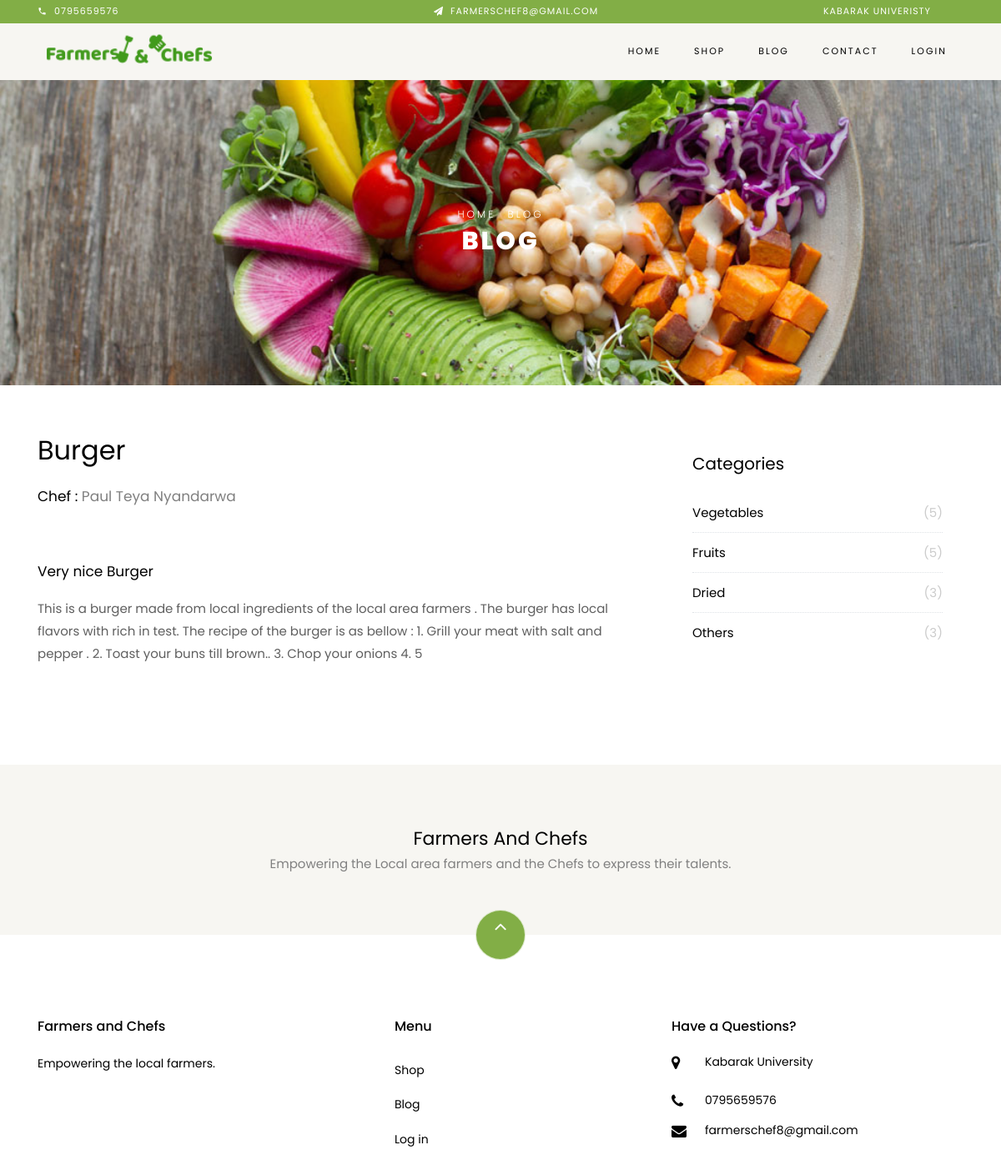
Page /blog-single.php?info=1 on the committed database.
### tables this page shows
CREATE TABLE `blogs` (
  `id` int(11) NOT NULL,
  `Topic` varchar(55) NOT NULL,
  `brief_summary` varchar(1000) NOT NULL,
  `blog` varchar(1000) NOT NULL,
  `img_dir` varchar(1000) NOT NULL,
  `user_id` int(11) NOT NULL
);

CREATE TABLE `users` (
  `id` int(11) NOT NULL,
  `names` varchar(55) NOT NULL,
  `email` varchar(55) NOT NULL,
  `password` varchar(100) NOT NULL,
  `phonenumber` varchar(10) NOT NULL,
  `last_login` timestamp NOT NULL DEFAULT CURRENT_TIMESTAMP ON UPDATE CURRENT_TIMESTAMP,
  `location` varchar(50) NOT NULL,
  `type` varchar(50) NOT NULL
);

### blog-single.php (the view, shortened to what this page needs)
<!DOCTYPE html>
<html lang="en">
  <head>
    <link rel="stylesheet" href="css/open-iconic-bootstrap.min.css">
    <link rel="stylesheet" href="css/animate.css">
    <link rel="stylesheet" href="css/owl.carousel.min.css">
    <link rel="stylesheet" href="css/owl.theme.default.min.css">
    <link rel="stylesheet" href="css/magnific-popup.css">
    <link rel="stylesheet" href="css/aos.css">
    <link rel="stylesheet" href="css/ionicons.min.css">
    <link rel="stylesheet" href="css/bootstrap-datepicker.css">
    <link rel="stylesheet" href="css/jquery.timepicker.css">
    <link rel="stylesheet" href="css/flaticon.css">
    <link rel="stylesheet" href="css/icomoon.css">
    <link rel="stylesheet" href="css/style.css">
  </head>
  <?php
include 'init/config.php';
$blog_id = $_GET['info'];
$product_info = $db->query("SELECT * FROM blogs WHERE id = $blog_id");
$details = mysqli_fetch_assoc($product_info);
$chef = $db->query("SELECT * FROM blogs INNER JOIN users ON blogs.user_id = users.id
                         WHERE blogs.id = $blog_id");
$chef_info = mysqli_fetch_assoc($chef);
$count = $db->query("SELECT category FROM products WHERE category = 'vegetables' ");
$rowcount=mysqli_num_rows($count);
$count1 = $db->query("SELECT category FROM products WHERE category = 'fruits' ");
$rowcount1=mysqli_num_rows($count1);
$count2 = $db->query("SELECT category FROM products WHERE category = 'dried' ");
$rowcount2 = mysqli_num_rows($count2);
$count3 = $db->query("SELECT category FROM products WHERE category = 'others' ");
$rowcount3 = mysqli_num_rows($count3);
?>
  <body class="goto-here">
   <?php  include'navbar.php'; ?>
    <div class="hero-wrap hero-bread" style="background-image: url('images/image_6.jpg');">
      <div class="container">
        <div class="row no-gutters slider-text align-items-center justify-content-center">
          <div class="col-md-9   text-center">
          	<p class="breadcrumbs"><span class="mr-2"><a href="index.php">Home</a></span> <span>Blog</span></p>
            <h1 class="mb-0 bread">Blog</h1>
          </div>
        </div>
      </div>
    </div>
    <section class="ftco-section ftco-degree-bg" style="margin-top: -3%;">
      <div class="container">
        <div class="row">
          <div class="col-lg-8  ">
						<h2 class="mb-3"><?= $details['Topic']; ?></h2>
            <p style="font-size: 17px;"><font style="color: black;">Chef : </font> <?= $chef_info['names']; ?></p>
            <p>
            </p>
            <p style="color: black; font-size: 17px;"><?= $details['brief_summary']; ?></p>
            <p style="color: #5F5F5F;"><?= $details['blog']; ?></p>
          </div>
          <div class="col-lg-4 sidebar  ">
            <div class="sidebar-box  ">
            	<h3 class="heading">Categories</h3>
             <ul class="categories">
                <li><a href="vegetables.php">Vegetables <span>(<?php echo "$rowcount" ; ?>)</span></a></li>
                <li><a href="fruits.php">Fruits <span>(<?php echo "$rowcount1" ; ?>)</span></a></li>
                <li><a href="dried.php">Dried <span>(<?php echo "$rowcount2" ; ?>)</span></a></li>
                <li><a href="others.php">Others<span>(<?php echo "$rowcount3" ; ?>)</span></a></li>
              </ul>
            </div>
          </div>
        </div>
      </div>
    </section>
     <?php include'bottomnav.php'; ?>
  </body>
</html>

### rows in the picture
blogs: Topic "Burger", user.names "Paul Teya Nyandarwa", brief_summary "Very nice Burger", blog "This is a burger made from local ingredients of the local area farmers . The burger has local flavors with rich in test. The recipe of the burger is as bellow : 1. Grill your meat with salt and pepper . 2. Toast your buns till brown.. 3. Chop your onions 4. 5"

### other values in the picture
$rowcount "5"
$rowcount1 "5"
$rowcount2 "3"
$rowcount3 "3"
